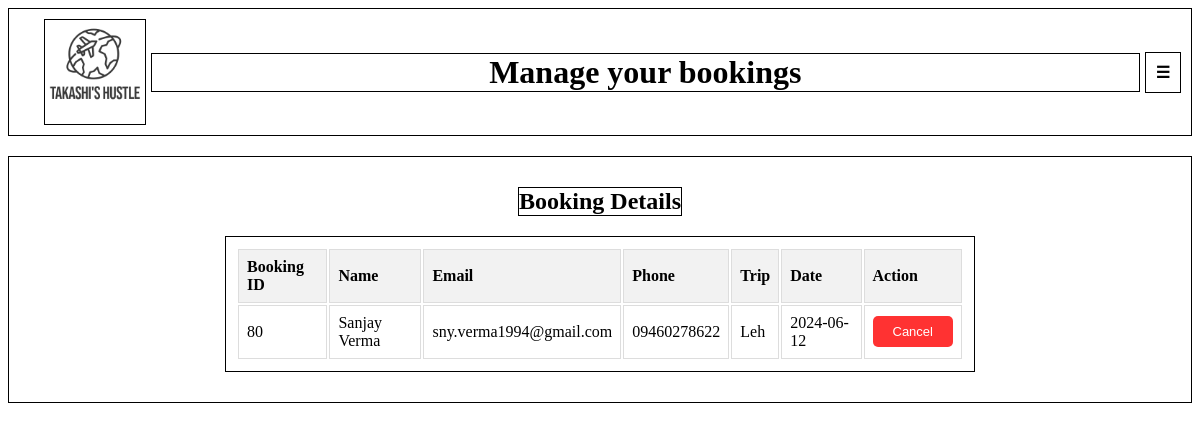
Screenshot of /manage_booking (signed in) with the database file from the repository.
### tables this page shows
CREATE TABLE bookings (booking_id INTEGER PRIMARY KEY AUTOINCREMENT, username TEXT, name TEXT, email TEXT, phone TEXT, trip TEXT, date TEXT);

### app.py (the view)
@app.route('/manage_booking')
def manage_booking():
    if 'username' in session:
        username = session['username']
        with sqlite3.connect('database.db') as conn:
            conn.row_factory = sqlite3.Row
            cur = conn.cursor()
            cur.execute("SELECT * FROM bookings WHERE username=?", (username,))
            bookings = [dict(row) for row in cur.fetchall()]
            return render_template('manage_bookings.html', username=username, bookings=bookings)
    else:
        return redirect(url_for('login'))

### templates/manage_bookings.html (shortened to what this page needs)
<!DOCTYPE html>
<html lang="en">
<head>
    <link rel="stylesheet" href="static/manage_bookings.css">
</head>
<body>
    <div class="navbar">
        <a href="{{ url_for('welcome') }}" class="logo-link">
            <img id="logo" src="static/logo11.png" alt="Logo">
        </a>
        <h1>Manage your bookings</h1>
        <div class="dropdown">
            <button class="dropbtn">☰</button>
        </div>
    </div>
    <div class="booking-details">
        <h2>Booking Details</h2>
        <table>
            <tr>
                <th>Booking ID</th>
                <th>Name</th>
                <th>Email</th>
                <th>Phone</th>
                <th>Trip</th>
                <th>Date</th>
                <th>Action</th>
            </tr>
            {% for booking in bookings %}
                <tr>
                    <td>{{ booking.booking_id }}</td>
                    <td>{{ booking.name }}</td>
                    <td>{{ booking.email }}</td>
                    <td>{{ booking.phone }}</td>
                    <td>{{ booking.trip }}</td>
                    <td>{{ booking.date }}</td>
                    <td>
                        <button class="cancle-button" onclick="openForm('popupForm_{{ booking.booking_id }}')">Cancel</button>
                    </td>
                </tr>
            {% else %}
                <tr>
                    <td colspan="6">No bookings found.</td>
                </tr>
            {% endfor %}
        </table>
    </div>
</body>
</html>

### static/manage_bookings.css (style rules this page uses)
.navbar { display: flex; align-items: center; background-color: white; color: black; padding: 10px; margin-bottom: 20px; border: 1px solid black; }
.logo-link { display: inline-block; margin-right: 5px; margin-left: 25px; border: 1px solid black; }
#logo { width: 100px; height: 100px; transform: scale(1.8); }
.navbar h1 { text-align: center; flex-grow: 1; margin-right: 5px; border: 1px solid black; }
.dropbtn { background-color: white; color: black; padding: 10px; font-size: 16px; border: none; cursor: pointer; font-weight: bold; border: 1px solid black; }
.booking-details { display: flex; align-items: center; flex-direction: column; background-color: white; color: black; padding: 10px; margin-bottom: 20px; border: 1px solid black; }
h2 { margin-bottom: 20px; border: 1px solid black; }
table { width: 750px; align-items: center; background-color: white; color: black; padding: 10px; margin-bottom: 20px; border: 1px solid black; }
th, td { border: 1px solid #ddd; padding: 8px; text-align: left; }
th { background-color: #f2f2f2; }
.cancle-button { background-color: red; color: white; padding: 8px 20px; text-align: center; text-decoration: none; display: inline-block; font-size: 13px; cursor: pointer; border: none; border-radius: 5px; opacity: 0.8; }

### rows the page displays
bookings: booking_id "80", name "Sanjay Verma", email "sny.verma1994@gmail.com", phone "09460278622", trip "Leh", date "2024-06-12"
